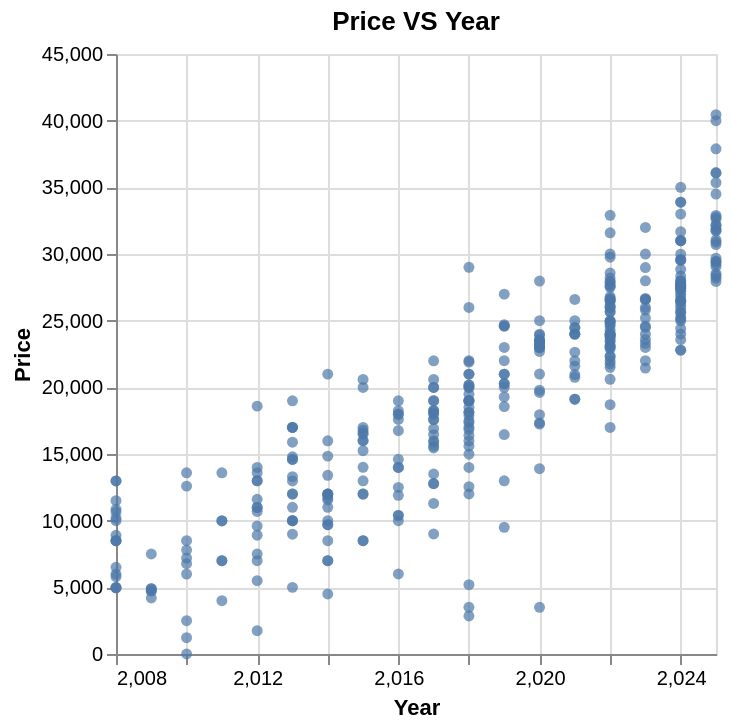

The notebook cell this image was saved under:
### Code cell
alt.Chart(df_cars, title= "Price VS Year").mark_circle().encode(
    alt.X("Year", scale=alt.Scale(domain=[2008, 2025])).title("Year"),
    alt.Y("Price").title("Price")
)

### Figure 1 — Vega-Lite specification as saved in the notebook (floating-point values rounded to 4 significant figures; data arrays with more than 128 entries replaced by an {"elided": "..."} marker saying what was removed)
{"config": {"view": {"continuousWidth": 300, "continuousHeight": 300}}, "data": {"name": "data-6e548097b15e73a4f2a974f88fa92bb4"}, "mark": {"type": "circle"}, "encoding": {"x": {"field": "Year", "scale": {"domain": [2008, 2025]}, "title": "Year", "type": "quantitative"}, "y": {"field": "Price", "title": "Price", "type": "quantitative"}}, "title": "Price VS Year", "$schema": "https://vega.github.io/schema/vega-lite/v5.20.1.json", "datasets": {"data-6e548097b15e73a4f2a974f88fa92bb4": {"elided": "366 records"}}}
